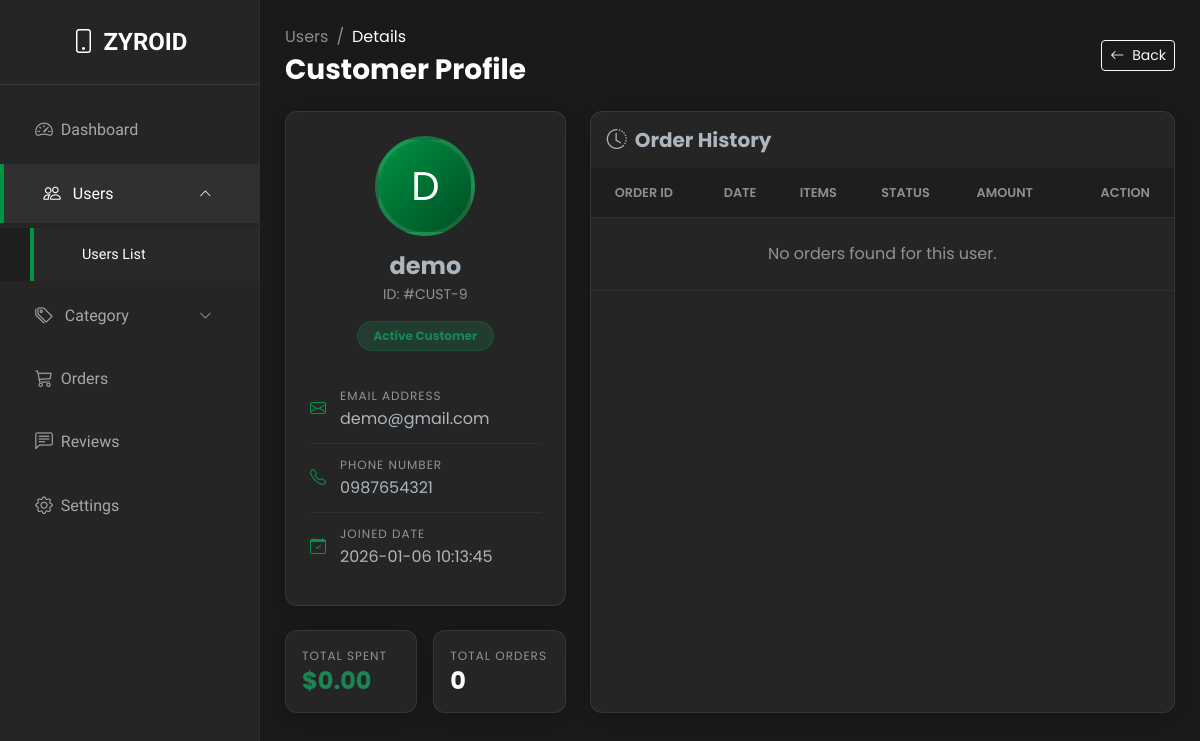
Screenshot of /admin/customers-detail.php?det=9 with the database file from the repository.
### tables this page shows
CREATE TABLE `tb_users` (
  `id` int(11) NOT NULL,
  `user` varchar(255) NOT NULL,
  `email` varchar(255) NOT NULL,
  `phone` varchar(255) NOT NULL,
  `pass` varchar(255) NOT NULL,
  `con_pass` varchar(255) NOT NULL,
  `registor_time` timestamp NOT NULL DEFAULT current_timestamp() ON UPDATE current_timestamp(),
  `orders` varchar(255) NOT NULL,
  `total spent` varchar(255) NOT NULL,
  `user_images` varchar(255) NOT NULL,
  `user_id` varchar(11) NOT NULL,
  `token` varchar(255) NOT NULL,
  `user_status` int(11) NOT NULL COMMENT '1 Active = 2 deactive'
);

### admin/customers-detail.php (the view, shortened to what this page needs)
<?php
include('../db_config.php');
$current_page = basename($_SERVER['PHP_SELF']);
$id = isset($_GET['det']) ? $_GET['det'] : null;
$data = null;
if ($id) {
    $stmt = $con->prepare("SELECT * FROM tb_users WHERE id = ?");
    $stmt->bind_param("i", $id);
    $stmt->execute();
    $data = $stmt->get_result()->fetch_assoc();
}
$stats_query = "SELECT SUM(amount) as total_spent, COUNT(*) as total_orders FROM tb_orders WHERE email = ?";
$stmt_stats = $con->prepare($stats_query);
$stmt_stats->bind_param("s", $data['email']);
$stmt_stats->execute();
$stats = $stmt_stats->get_result()->fetch_assoc();
?>
<!DOCTYPE html>
<html lang="en" data-bs-theme="dark">
<head>
    <link href="https://cdn.jsdelivr.net/npm/bootstrap@5.3.0/dist/css/bootstrap.min.css" rel="stylesheet">
    <link rel="stylesheet" href="https://cdn.jsdelivr.net/npm/bootstrap-icons@1.10.5/font/bootstrap-icons.css">
</head>
<body>
    <nav id="sidebar" class="sidebar">
        <a href="dashboard.php" class="sidebar-brand"><i class="bi bi-phone me-2"></i>ZYROID</a>
        <ul class="nav flex-column mt-3">
            <li class="nav-item">
                <a class="nav-link <?php echo ($current_page == 'dashboard.php') ? 'active' : ''; ?>" href="dashboard.php">
                    <i class="bi bi-speedometer2 me-2"></i> <span>Dashboard</span>
                </a>
            </li>
            <li class="nav-item has-submenu">
                <a class="nav-link <?php echo in_array($current_page, ['customers.php', 'customers-detail.php']) ? 'active' : 'collapsed'; ?> d-flex gap-1 align-items-center"
                    href="#customerSubmenu" data-bs-toggle="collapse" role="button"
                    aria-expanded="<?php echo in_array($current_page, ['customers.php', 'customers-detail.php']) ? 'true' : 'false'; ?>"
                    aria-controls="customerSubmenu">
                    <i class="bi bi-people me-2"></i> <span>Users</span>
                    <i class="bi bi-chevron-down ms-auto"></i>
                </a>
                <div class="collapse <?php echo in_array($current_page, ['customers.php', 'customers-detail.php']) ? 'show' : ''; ?>"
                    id="customerSubmenu">
                    <ul class="submenu flex-column">
                        <li class="nav-item">
                            <a class="nav-link <?php echo ($current_page == 'customers.php' || $current_page == 'customers-detail.php') ? 'active' : ''; ?>"
                                href="customers.php">Users List</a>
                        </li>
                    </ul>
                </div>
            </li>
            <li class="nav-item has-submenu">
                <?php $cat_pages = ['latest_products.php', 'iphone_products.php', 'android_products.php', 'gaming_products.php', 'accessories.php', 'edit_products.php']; ?>
                <a class="nav-link <?php echo in_array($current_page, $cat_pages) ? 'active' : 'collapsed'; ?> d-flex gap-1 align-items-center"
                    href="#category" data-bs-toggle="collapse" role="button"
                    aria-expanded="<?php echo in_array($current_page, $cat_pages) ? 'true' : 'false'; ?>"
                    aria-controls="category">
                    <i class="bi bi-tags me-2"></i> <span>Category</span>
                    <i class="bi bi-chevron-down ms-auto"></i>
                </a>
            </li>
            <li class="nav-item">
                <a class="nav-link <?php echo ($current_page == 'orders.php' || $current_page == 'order_edit.php') ? 'active' : ''; ?>"
                    href="orders.php">
                    <i class="bi bi-cart3 me-2"></i> <span>Orders</span>
                </a>
            </li>
            <li class="nav-item">
                <a class="nav-link <?php echo ($current_page == 'customer_review.php') ? 'active' : ''; ?>"
                    href="customer_review.php">
                    <i class="bi bi-chat-left-text me-2"></i> <span>Reviews</span>
                </a>
            </li>
            <li class="nav-item">
                <a class="nav-link <?php echo ($current_page == 'settings.php') ? 'active' : ''; ?>"
                    href="settings.php">
                    <i class="bi bi-gear me-2"></i> <span>Settings</span>
                </a>
            </li>
        </ul>
    </nav>
    <div class="main-content">
        <div class="d-flex justify-content-between align-items-center mb-4">
            <div class="d-flex align-items-center">
                <div>
                    <nav aria-label="breadcrumb">
                        <ol class="breadcrumb mb-1">
                            <li class="breadcrumb-item"><a href="customers.php" class="text-white-50 text-decoration-none">Users</a></li>
                            <li class="breadcrumb-item active text-white" aria-current="page">Details</li>
                        </ol>
                    </nav>
                    <h2 class="h3 fw-bold mb-0">Customer Profile</h2>
                </div>
            </div>
            <a href="customers.php" class="btn btn-outline-light btn-sm"><i class="bi bi-arrow-left me-2"></i>Back</a>
        </div>
        <div class="row g-4">
            <div class="col-lg-4">
                <div class="card mb-4">
                    <div class="card-body p-4 text-center">
                        <div class="mb-3">
                            <div class="avatar-lg">
                                <?php echo strtoupper(substr($data['user'], 0, 1)); ?>
                            </div>
                        </div>
                        <h4 class="fw-bold mb-1"><?= htmlspecialchars($data['user']); ?></h4>
                        <p class="text-white-50 small mb-3">ID: #CUST-<?= $data['id']; ?></p>
                        <span class="badge bg-success bg-opacity-25 text-success border border-success border-opacity-25 px-3 py-2 rounded-pill">Active Customer</span>
                        <div class="mt-4 text-start">
                            <div class="info-row">
                                <div class="info-icon"><i class="bi bi-envelope"></i></div>
                                <div>
                                    <div class="stat-label">Email Address</div>
                                    <div><?= htmlspecialchars($data['email']); ?></div>
                                </div>
                            </div>
                            <div class="info-row">
                                <div class="info-icon"><i class="bi bi-telephone"></i></div>
                                <div>
                                    <div class="stat-label">Phone Number</div>
                                    <div><?= htmlspecialchars($data['phone']); ?></div>
                                </div>
                            </div>
                            <div class="info-row">
                                <div class="info-icon"><i class="bi bi-calendar-check"></i></div>
                                <div>
                                    <div class="stat-label">Joined Date</div>
                                    <div><?= htmlspecialchars($data['registor_time']); ?></div>
                                </div>
                            </div>
                        </div>
                    </div>
                </div>
                <div class="row g-3">
                    <div class="col-6">
                        <div class="card p-3 h-100">
                            <div class="stat-label">Total Spent</div>
                            <div class="h4 fw-bold text-success mb-0">$<?= number_format($stats['total_spent'] ?? 0, 2); ?></div>
                        </div>
                    </div>
                    <div class="col-6">
                        <div class="card p-3 h-100">
                            <div class="stat-label">Total Orders</div>
                            <div class="h4 fw-bold text-white mb-0"><?= $stats['total_orders'] ?? 0; ?></div>
                        </div>
                    </div>
                </div>
            </div>
            <div class="col-lg-8">
                <div class="card h-100">
                    <div class="card-header border-0 bg-transparent py-3 d-flex justify-content-between align-items-center">
                        <h5 class="fw-bold mb-0"><i class="bi bi-clock-history me-2"></i>Order History</h5>
                    </div>
                    <div class="card-body p-0">
                        <div class="table-responsive">
                            <table class="table table-custom mb-0 table-hover align-middle">
                                <thead>
                                    <tr>
                                        <th class="ps-4">Order ID</th>
                                        <th>Date</th>
                                        <th>Items</th>
                                        <th>Status</th>
                                        <th>Amount</th>
                                        <th class="text-end pe-4">Action</th>
                                    </tr>
                                </thead>
                                <tbody>
                                    <?php
                                    $u_email = $data['email'];
                                    $limit = 5;
                                    $page = isset($_GET['page']) ? (int)$_GET['page'] : 1;
                                    $offset = ($page - 1) * $limit;
                                    $stmt_o = $con->prepare("SELECT * FROM tb_orders WHERE email = ? ORDER BY id DESC LIMIT ?, ?");
                                    $stmt_o->bind_param("sii", $u_email, $offset, $limit);
                                    $stmt_o->execute();
                                    $res_orders = $stmt_o->get_result();
                                    if ($res_orders->num_rows > 0) {
                                        while ($ord = $res_orders->fetch_assoc()) { ?>
                                            <tr>
                                                <td class="ps-4 text-primary fw-bold">#<?= $ord['order_id'] ?></td>
                                                <td class="small text-white-50"><?= $ord['Date'] ?></td>
                                                <td><?= htmlspecialchars($ord['Product']) ?></td>
                                                <td>
                                                    <?php if ($ord['status'] == 1): ?>
                                                        <span class="badge bg-success bg-opacity-25 text-success">Completed</span>
                                                    <?php else: ?>
                                                        <span class="badge bg-warning bg-opacity-25 text-warning">Pending</span>
                                                    <?php endif; ?>
                                                </td>
                                                <td class="fw-bold">$<?= number_format($ord['amount'], 2) ?></td>
                                                <td class="text-end pe-4">
                                                    <a href="generate_invoice.php?id=<?= $ord['order_id'] ?>" target="_blank" class="btn btn-sm btn-outline-light" title="Download Invoice"><i class="bi bi-download"></i></a>
                                                </td>
                                            </tr>
                                    <?php }
                                    } else {
                                        echo '<tr><td colspan="6" class="text-center py-4 text-white-50">No orders found for this user.</td></tr>';
                                    }
                                    ?>
                                </tbody>
                            </table>
                        </div>
                    </div>
                </div>
            </div>
        </div>
    </div>
</body>
</html>

### admin/customers-detail.php (style rules this page uses)
:root { --sidebar-width: 260px; --primary-color: #009444; --bg-body: #1a1a1a; --text-main: #ffffff; --bg-surface: rgb(37 37 37); --border-color: rgba(255, 255, 255, 0.05); --glass-border: rgba(255, 255, 255, 0.08); --font-head: 'Rajdhani', sans-serif; --font-body: 'Poppins', sans-serif; }
body { background: var(--bg-body); font-family: var(--font-body); color: var(--text-main); min-height: 100vh; overflow-x: hidden; }
.sidebar { width: var(--sidebar-width); height: 100vh; position: fixed; top: 0; left: 0; background: var(--bg-surface); border-right: 1px solid var(--border-color); z-index: 1040; transition: transform 0.3s ease; overflow-y: auto; }
.sidebar-brand { padding: 1.5rem; color: #fff; font-size: 1.5rem; text-align: center; font-weight: bold; border-bottom: 1px solid var(--glass-border); text-decoration: none; display: block; font-family: var(--font-head); }
.nav-link { color: rgba(255, 255, 255, 0.6); margin-bottom: 5px; padding: 16px 2.2rem; display: flex; align-items: center; text-decoration: none; transition: 0.2s; font-family: var(--font-head); }
.nav-link:hover, .nav-link.active { color: #fff; background: rgba(255, 255, 255, 0.05); border-left: 4px solid var(--primary-color); }
.nav-link i { margin-right: 12px; font-size: 1.1rem; }
.nav-link i.bi-chevron-down { font-size: 0.8rem; transition: transform 0.3s; }
.nav-link[aria-expanded="true"] i.bi-chevron-down { transform: rotate(180deg); }
.submenu { background: rgba(0, 0, 0, 0.2); padding-left: 0; list-style: none; }
.submenu .nav-link { padding-left: 3rem; font-size: 0.9rem; margin: 0 0 5px 30px; }
ul { list-style-type: none; }
.main-content { margin-left: var(--sidebar-width); padding: 25px; transition: margin-left 0.3s ease; }
.card { background: var(--bg-surface); border: 1px solid var(--glass-border); box-shadow: 0 4px 20px rgba(0, 0, 0, 0.2); border-radius: 12px; }
.avatar-lg { width: 100px; height: 100px; border-radius: 50%; display: flex; align-items: center; justify-content: center; font-size: 2.5rem; background: linear-gradient(135deg, var(--primary-color), #004d23); color: #fff; border: 4px solid rgba(255, 255, 255, 0.1); margin: 0 auto; }
.stat-label { font-size: 0.75rem; text-transform: uppercase; letter-spacing: 1px; color: rgba(255, 255, 255, 0.5); margin-bottom: 2px; }
.info-row { display: flex; align-items: center; padding: 12px 0; border-bottom: 1px solid var(--border-color); }
.info-row:last-child { border-bottom: none; }
.info-icon { width: 30px; color: var(--primary-color); }
.table-custom { --bs-table-bg: transparent; --bs-table-color: #e0e0e0; border-color: var(--border-color); }
.table-custom th { font-weight: 600; text-transform: uppercase; font-size: 0.8rem; color: rgba(255, 255, 255, 0.5); padding: 15px; background: rgba(0,0,0,0.2); border-bottom: 1px solid var(--border-color); }
.table-custom td { vertical-align: middle; padding: 15px; border-bottom: 1px solid var(--border-color); }

### rows the page displays
tb_users: user "D", user "demo", id "9", email "demo@gmail.com", phone "0987654321", registor_time "2026-01-06 10:13:45"

### other values shown
$stats['total_spent'] "0.00"
$stats['total_orders'] "0"
